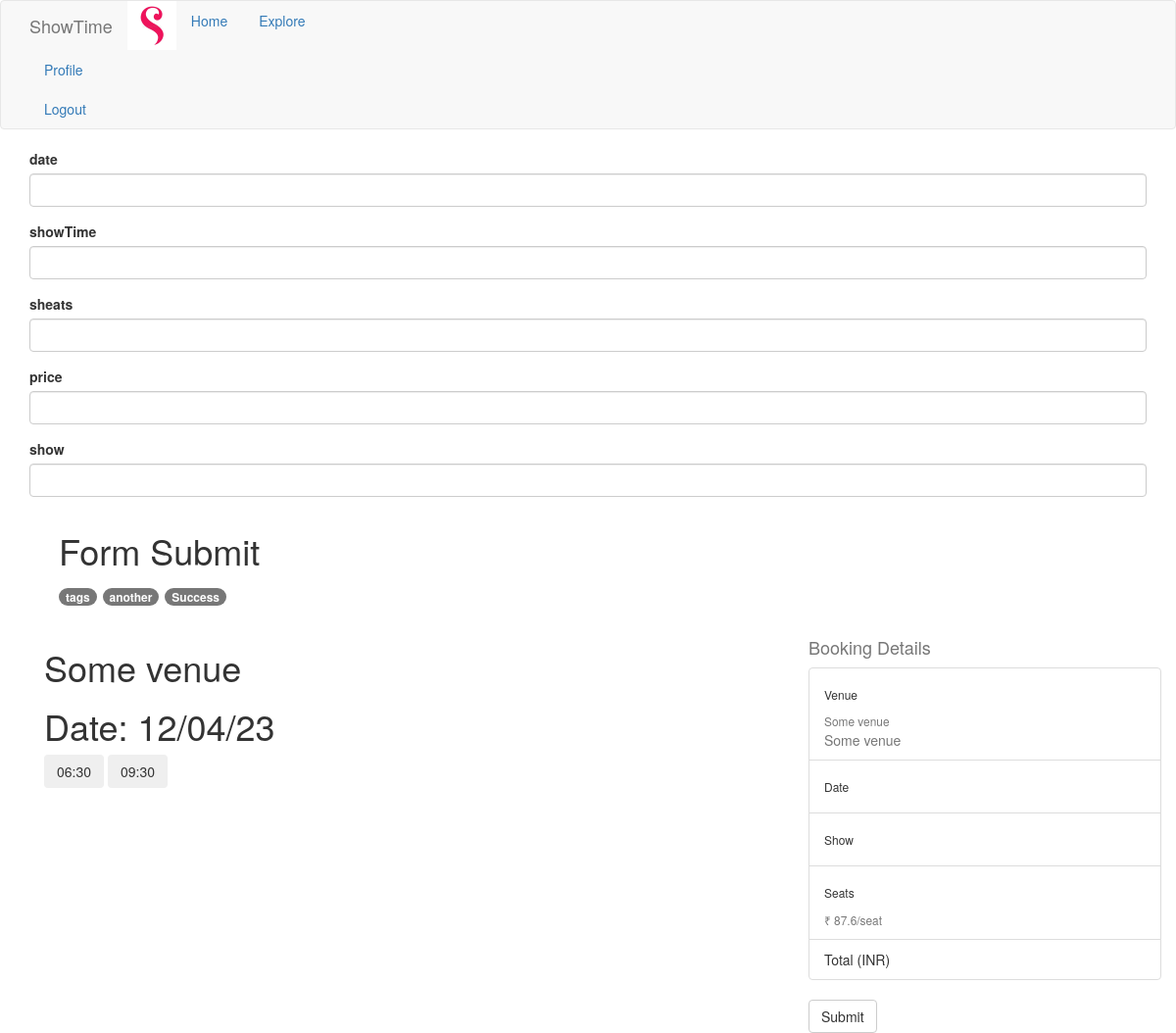
/show/1 (signed in), run on the app's committed database.
### app/models/__init__.py (models this page shows, shortened)
class Show( db.Model):
    __tablename__ = "show"
    id = db.Column(db.Integer, primary_key=True)
    name = db.Column(db.String(64), nullable=False)
    tags = db.Column(db.String(64))
    price = db.Column(db.Integer, nullable=False, default=0)
    date_from = db.Column(db.Date)
    date_to   = db.Column(db.Date)
    timing = db.Column(db.String(255))
    timestamp = db.Column(db.DateTime, index=True, default=datetime.utcnow)
    venue_id = db.Column(db.Integer, db.ForeignKey('venue.id'))
    images = db.relationship("Images", back_populates="show")
    bookings = db.relationship("Booking", back_populates="show")
    @hybrid_property
    def schedules(self):
        tmp = self.timing.split(',')
        s = {}
        for t in tmp:
            dt = datetime.fromtimestamp(int(t)/1000)
            if dt.strftime("%d/%m/%y") not in s:
                s[dt.strftime("%d/%m/%y")] = list()
            s[dt.strftime("%d/%m/%y")].append(dt.strftime("%H:%M"))
        return s

class Venue( db.Model):
    __tablename__ = "venue"
    id = db.Column(db.Integer, primary_key=True)
    name = db.Column(db.String(64), nullable=False)
    place = db.Column(db.String(64), nullable=False)
    capacity = db.Column(db.Integer, nullable=False, default=0)
    timestamp = db.Column(db.DateTime, index=True, default=datetime.utcnow)
    shows = db.relationship('Show',
                                    foreign_keys='Show.venue_id',
                                    backref='venue', lazy='dynamic')

### app/main/routes.py (the view, shortened to what this page needs)
@bp.route('/show/<show_id>', methods=['GET','POST'])
@login_required
def show_detail(show_id):
    show = Show.query.filter_by(id=show_id).first()
    form = BookingForm()
    return render_template('show_detail.html', title=show.name,
                           show=show, form=form)

### app/main/forms.py
class BookingForm(FlaskForm):
    date = StringField("date", validators=[DataRequired()])
    showTime = StringField("showTime", validators=[DataRequired()])
    sheats = StringField("sheats", validators=[DataRequired()])
    price = IntegerField("price", validators=[DataRequired()])
    show_id = IntegerField('show', validators=[DataRequired()])

### app/main/routes.py (called while the page is built)
@bp.before_app_request
def before_request():
    if current_user.is_authenticated:
        current_user.last_seen = datetime.utcnow()
        db.session.commit()

### app/models/__init__.py (called while the page is built)
    @hybrid_property
    def isAdmin(self): #an example method - your admin view could use this method to check if a user should be given access
         if self.userType == 'admin':
             return True
         else:
             return False

    @property
    def is_authenticated(self):
        return True

    @property
    def is_anonymous(self):
        return False

    @login_manager.user_loader
    def load_user(id):
        return User.query.get(int(id))

### app/templates/show_detail.html (shortened to what this page needs)
{% extends "base.html" %}
{% import 'bootstrap/wtf.html' as wtf %}
{% block app_content %}
{{ wtf.quick_form(form) }}
<main class="container">
    <div class="p-4 p-md-5 mb-4 rounded text-bg-dark">
      <div class="col-md-6 px-0">
        <h1 class="display-4 fst-italic">{{ show.name }}</h1>
        <p class="lead my-3">
            <span class="badge rounded-pill text-bg-success">tags</span>
            <span class="badge rounded-pill text-bg-success">another</span>
            <span class="badge rounded-pill text-bg-success">Success</span>
        </p>
      </div>
    </div>
    <div class="row">
        <div class="col-md-8">
    <div class="p-4 p-md-5">
        <h1>{{ show.venue.name }}</h1>
        {% for date, times in show.schedules.items() %}
            <h1>Date: {{date}}</h1>
            {% for time in times %}
                <button data-date="{{ date }}" class="btn seletShow" data-time='{{ time }}'>{{ time }}</button>
            {% endfor %}
        {% endfor %}
    </div>
</div>
<div class="col-md-4">
    <h4 class="d-flex justify-content-between align-items-center mb-3">
        <span class="text-muted">Booking Details</span>
      </h4>
      <ul class="list-group mb-3">
        <li class="list-group-item d-flex justify-content-between lh-condensed">
          <div>
            <h6 class="my-0">Venue</h6>
            <small class="text-muted">{{ show.venue.name }}</small>
          </div>
          <span class="text-muted">{{ show.venue.name }}</span>
        </li>
        <li class="list-group-item d-flex justify-content-between lh-condensed">
            <div>
              <h6 class="my-0">Date</h6>
            </div>
          </li>
        <li class="list-group-item d-flex justify-content-between lh-condensed">
          <div>
            <h6 class="my-0">Show</h6>
          </div>
        </li>
        <li class="list-group-item d-flex justify-content-between lh-condensed">
          <div>
            <h6 class="my-0">Seats</h6>
            <small class="text-muted">₹ {{ show.price/100 }}/seat</small>
          </div>
        </li>
        <li class="list-group-item d-flex justify-content-between">
          <span>Total (INR)</span>
        </li>
      </ul>
      <form method="post" class="form" role="form">
        <input class="btn btn-default" id="submit" name="submit" type="submit" value="Submit">
      </form>
            </div>
</div>
</div>
{% endblock %}

### data on the page
Show: name "Form Submit", show.price/100 "87.6"
Venue: venue.name "Some venue"

### other printed values
{{ 'Profile' }} "Profile"
{{ 'Logout' }} "Logout"
{{ date }} "12/04/23"
{{ time }} "06:30" "09:30"
